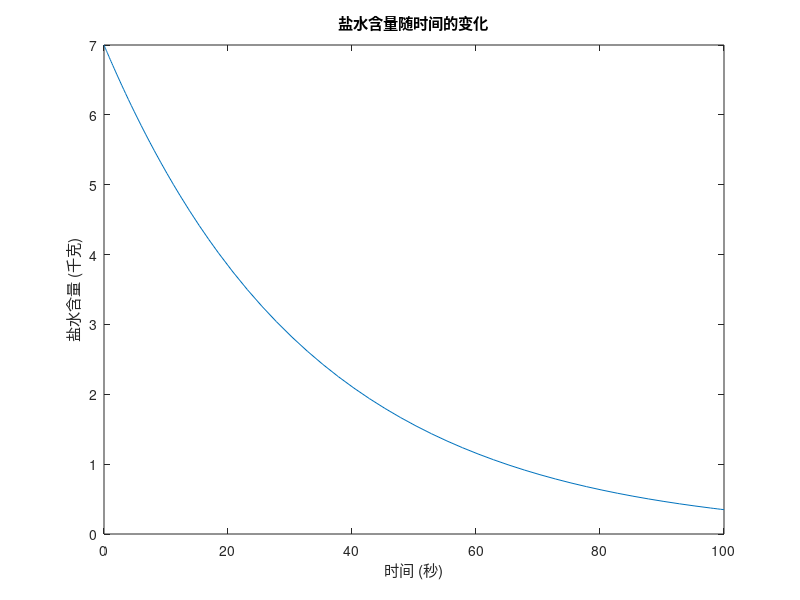

Recreate this plot in MATLAB.
% 定义微分方程
dQdt = @(t, Q) -0.03 * Q;

% 设置初始条件和时间范围
Q0 = 7; % 初始盐水含量为7千克
tspan = [0, 100]; % 时间范围从0到100秒

% 使用 ODE45 求解微分方程
[t, Q] = ode45(dQdt, tspan, Q0);

% 绘制盐水含量随时间的变化图像
plot(t, Q);
xlabel('时间 (秒)');
ylabel('盐水含量 (千克)');
title('盐水含量随时间的变化');
